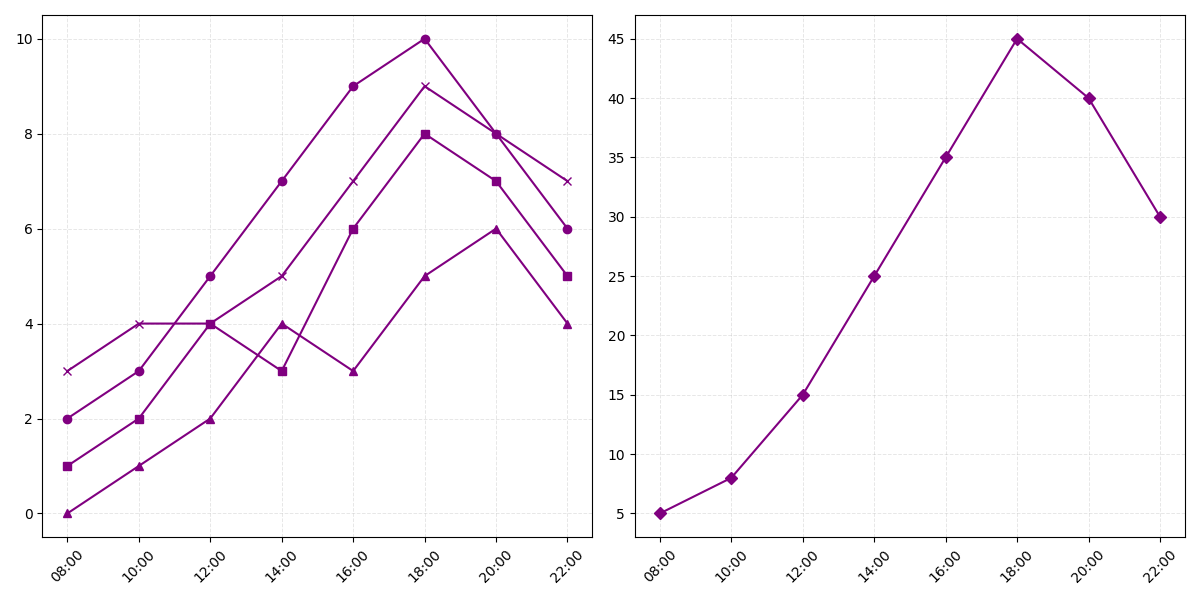

Generate this figure with Python:
import matplotlib.pyplot as plt
import numpy as np

times = np.array(['08:00', '10:00', '12:00', '14:00', '16:00', '18:00', '20:00', '22:00'])

pop_bands = np.array([2, 3, 5, 7, 9, 10, 8, 6])
rock_bands = np.array([1, 2, 4, 3, 6, 8, 7, 5])
indie_bands = np.array([0, 1, 2, 4, 3, 5, 6, 4])
jazz_bands = np.array([3, 4, 4, 5, 7, 9, 8, 7])

audience_attendance = np.array([5, 8, 15, 25, 35, 45, 40, 30])

fig, axes = plt.subplots(1, 2, figsize=(12, 6), sharex=True)

common_color = 'purple'

axes[0].plot(times, pop_bands, '-o', color=common_color)
axes[0].plot(times, rock_bands, '-s', color=common_color)
axes[0].plot(times, indie_bands, '-^', color=common_color)
axes[0].plot(times, jazz_bands, '-x', color=common_color)
axes[0].grid(alpha=0.3, linestyle='--', linewidth=0.7)

axes[1].plot(times, audience_attendance, '-D', color=common_color)
axes[1].grid(alpha=0.3, linestyle='--', linewidth=0.7)

for ax in axes:
    ax.tick_params(axis='x', rotation=45)

plt.tight_layout()
plt.show()
